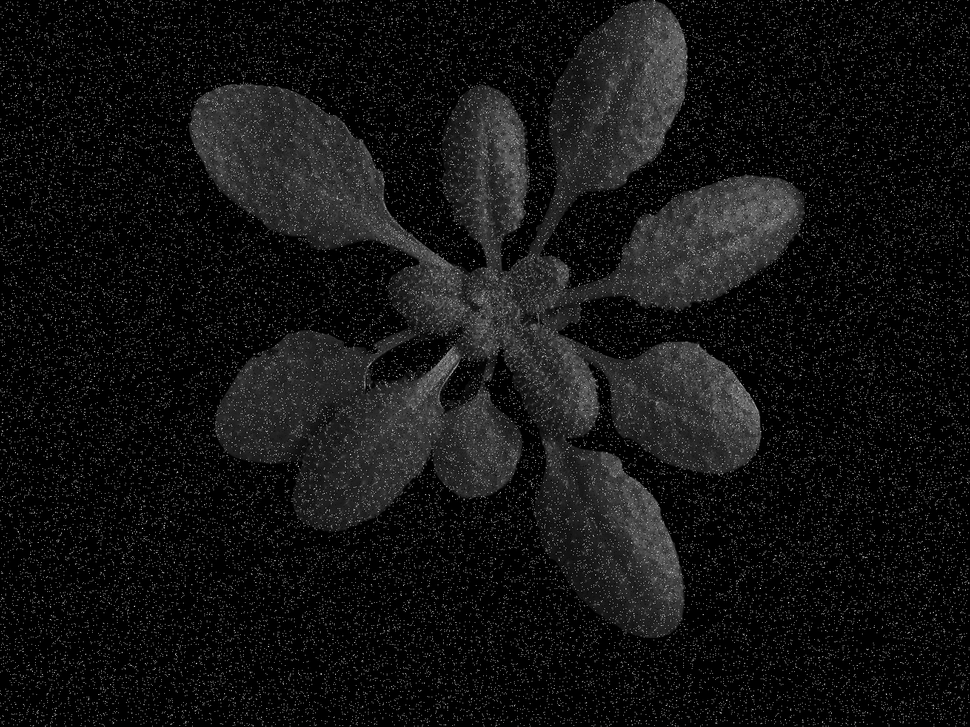
#> input picture Asignacion2/plant-sp-noise.tif, 970 x 727 px, shrunk from 1600 x 1200 before the run
$ python Filtrado_frecuencia.py
#> lines starting #> are read from the running program, lines starting #| are printed output that depends on the picture
import cv2 as cv
import numpy as np
from matplotlib import pyplot as plt

#!!!!! ASEGURAR QUE IMAGENES ESTEN EN LA MISMA CARPETA QUE EL PROGRAMA !!!!!!#

#Simplemente eliminar comentarios para probar las imagenes

img = cv.imread('plant-sp-noise.tif', cv.IMREAD_GRAYSCALE)
#> img is the input picture: shape (727, 970); min 0, max 215, mean 18.8
#img = cv.imread('ophrys.tif', cv.IMREAD_GRAYSCALE)

#Transformacion de Fourier con Numpy


assert img is not None, "file could not be read, check with os.path.exists()"
f = np.fft.fft2(img)
fshift = np.fft.fftshift(f)
magnitude_spectrum = 20*np.log(np.abs(fshift))
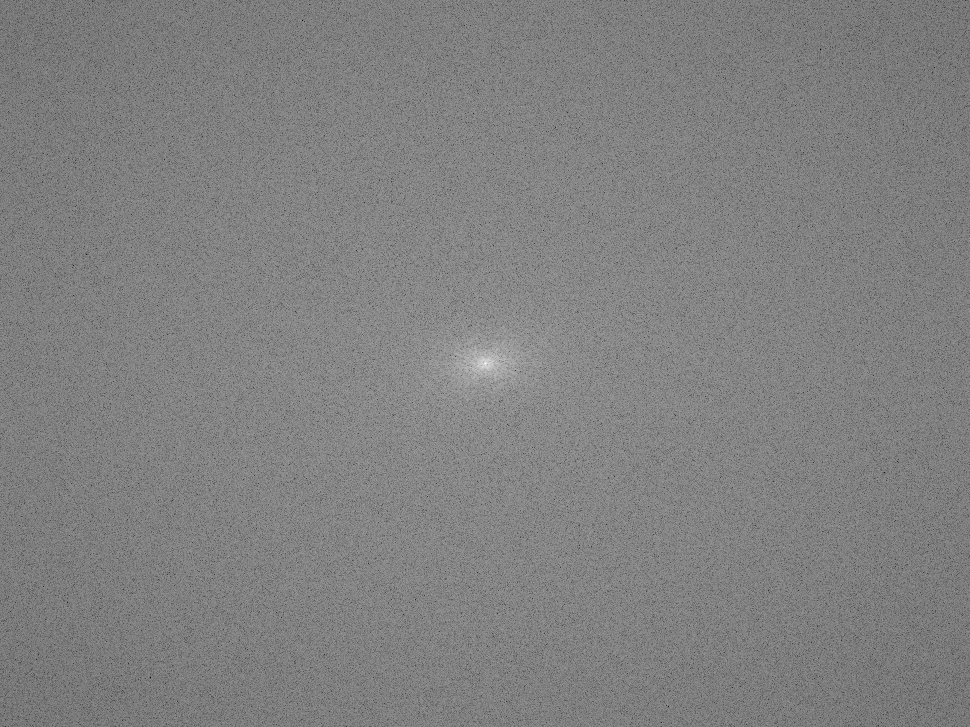
#> magnitude_spectrum: shape (727, 970) float64; min 45.64, max 328.1, mean 188.3; drawn with min black and max white
plt.subplot(121),plt.imshow(img, cmap = 'gray')
plt.title('Input Image'), plt.xticks([]), plt.yticks([])
plt.subplot(122),plt.imshow(magnitude_spectrum, cmap = 'gray')
plt.title('Magnitude Spectrum'), plt.xticks([]), plt.yticks([])
plt.show()
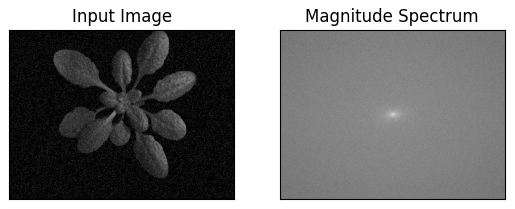
#> figure drawn by matplotlib, 2 panels
rows, cols = img.shape
#> rows = 727; cols = 970
crow,ccol = rows//2 , cols//2
#> crow = 363; ccol = 485
fshift[crow-30:crow+31, ccol-30:ccol+31] = 0
f_ishift = np.fft.ifftshift(fshift)
img_back = np.fft.ifft2(f_ishift)
img_back = np.real(img_back)
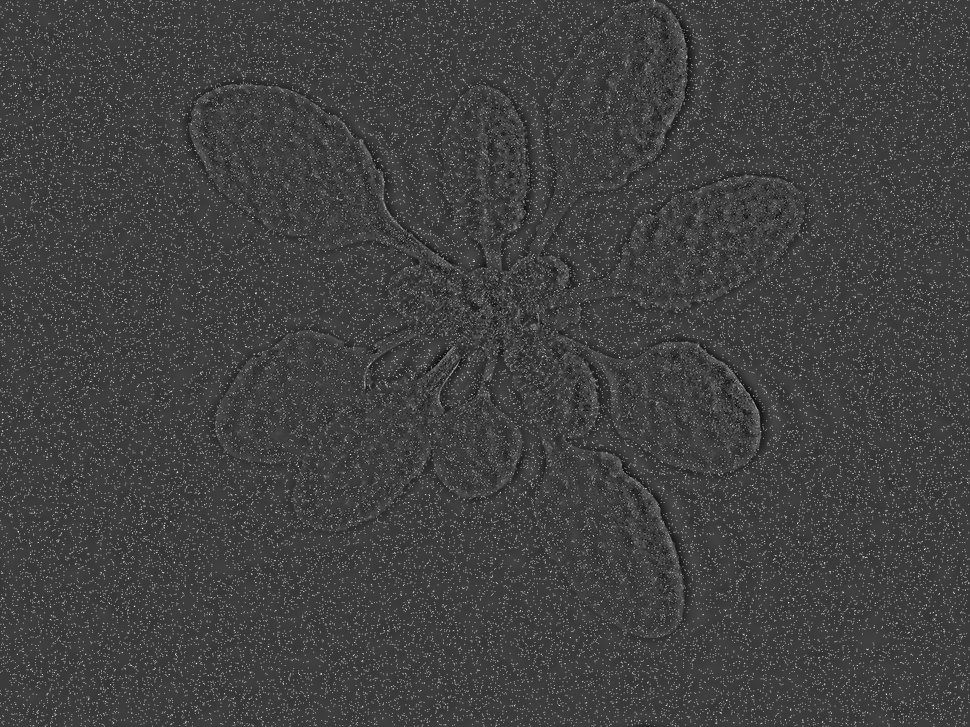
#> img_back: shape (727, 970) float64; min -69.62, max 199.5, mean 0; drawn with min black and max white
plt.subplot(131),plt.imshow(img, cmap = 'gray')
plt.title('Input Image'), plt.xticks([]), plt.yticks([])
plt.subplot(132),plt.imshow(img_back, cmap = 'gray')
plt.title('Image after HPF'), plt.xticks([]), plt.yticks([])
plt.subplot(133),plt.imshow(img_back)
plt.title('Result in JET'), plt.xticks([]), plt.yticks([])
plt.show()
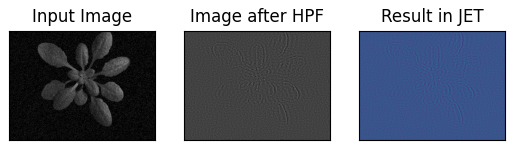
#> figure drawn by matplotlib, 3 panels

# [26 lines of commented-out code are left out]
